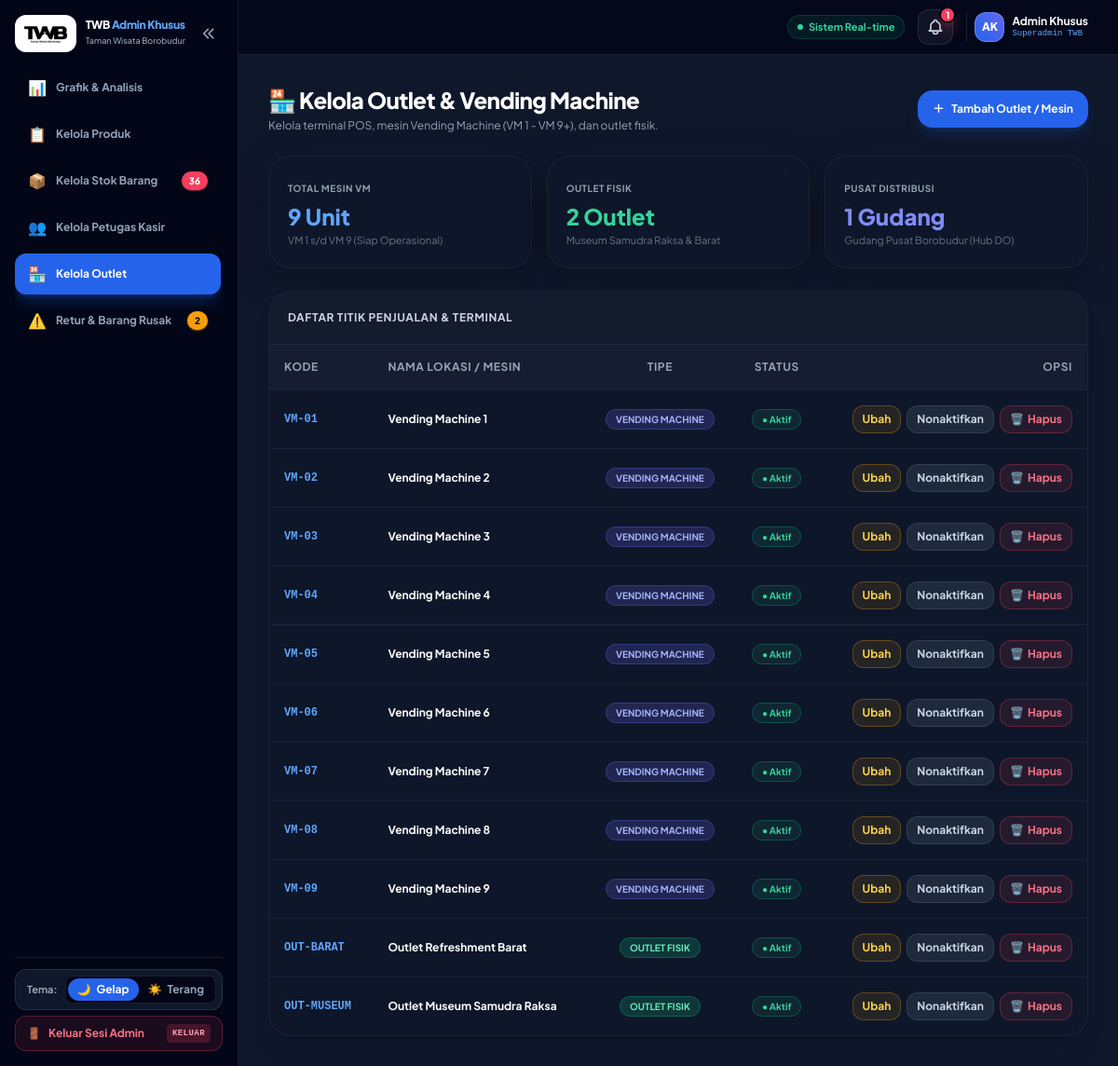
Page /dashboard.php?page=outlet (signed in) on the committed database.
### tables this page shows
CREATE TABLE `locations` (
  `id` int(11) NOT NULL AUTO_INCREMENT,
  `code` varchar(50) NOT NULL,
  `name` varchar(150) NOT NULL,
  `type` enum('warehouse','pos','vm','outlet') NOT NULL,
  `parent_id` int(11) DEFAULT NULL,
  `address` text DEFAULT NULL,
  `status` enum('active','inactive','maintenance') NOT NULL DEFAULT 'active',
  `notes` text DEFAULT NULL,
  `created_at` timestamp NOT NULL DEFAULT current_timestamp(),
  `updated_at` timestamp NOT NULL DEFAULT current_timestamp() ON UPDATE current_timestamp(),
  PRIMARY KEY (`id`),
  UNIQUE KEY `idx_locations_code` (`code`),
  KEY `idx_locations_parent` (`parent_id`),
  CONSTRAINT `fk_locations_parent` FOREIGN KEY (`parent_id`) REFERENCES `locations` (`id`) ON DELETE SET NULL
);

### views/dashboard/outlet.php (the view, shortened to what this page needs)
<?php
$outlets = $conn->query("SELECT * FROM `locations` WHERE `type` IN ('outlet', 'vm', 'pos') ORDER BY `type` ASC, `code` ASC");
?>
<div class="space-y-6">
    <div class="flex flex-col sm:flex-row justify-between items-start sm:items-center gap-4">
        <div>
            <h2 class="text-2xl font-black text-white tracking-tight">🏪 Kelola Outlet & Vending Machine</h2>
            <p class="text-xs text-slate-400 mt-1">Kelola terminal POS, mesin Vending Machine (VM 1 - VM 9+), dan outlet fisik.</p>
        </div>
        <button onclick="bukaModal('modal-add-outlet')" class="bg-blue-600 hover:bg-blue-500 text-white font-bold text-xs px-4 py-3 rounded-2xl shadow-lg shadow-blue-600/20 flex items-center gap-2 transition">
            <span>＋</span> <span>Tambah Outlet / Mesin</span>
        </button>
    </div>
    <div class="grid grid-cols-1 sm:grid-cols-3 gap-4">
        <div class="glass-card-dark p-5 rounded-3xl border border-white/5">
            <span class="text-[10px] font-bold text-slate-400 uppercase tracking-wider">Total Mesin VM</span>
            <h3 class="text-2xl font-black text-blue-400 mt-1">9 Unit</h3>
            <p class="text-[11px] text-slate-500 mt-0.5">VM 1 s/d VM 9 (Siap Operasional)</p>
        </div>
        <div class="glass-card-dark p-5 rounded-3xl border border-white/5">
            <span class="text-[10px] font-bold text-slate-400 uppercase tracking-wider">Outlet Fisik</span>
            <h3 class="text-2xl font-black text-emerald-400 mt-1">2 Outlet</h3>
            <p class="text-[11px] text-slate-500 mt-0.5">Museum Samudra Raksa & Barat</p>
        </div>
        <div class="glass-card-dark p-5 rounded-3xl border border-white/5">
            <span class="text-[10px] font-bold text-slate-400 uppercase tracking-wider">Pusat Distribusi</span>
            <h3 class="text-2xl font-black text-indigo-400 mt-1">1 Gudang</h3>
            <p class="text-[11px] text-slate-500 mt-0.5">Gudang Pusat Borobudur (Hub DO)</p>
        </div>
    </div>
    <div class="glass-card-dark rounded-3xl border border-white/5 overflow-hidden shadow-xl">
        <div class="p-5 border-b border-white/5 flex justify-between items-center bg-white/[0.02]">
            <h3 class="text-xs font-bold uppercase tracking-wider text-slate-300">Daftar Titik Penjualan & Terminal</h3>
        </div>
        <div class="overflow-x-auto">
            <table class="w-full text-left text-xs">
                <thead>
                    <tr class="bg-white/[0.03] text-slate-400 font-bold uppercase tracking-wider border-b border-white/5">
                        <th class="p-4">Kode</th>
                        <th class="p-4">Nama Lokasi / Mesin</th>
                        <th class="p-4 text-center">Tipe</th>
                        <th class="p-4 text-center">Status</th>
                        <th class="p-4 text-right">Opsi</th>
                    </tr>
                </thead>
                <tbody class="divide-y divide-white/5 font-medium text-slate-300">
                    <?php while ($loc = $outlets->fetch_assoc()): ?>
                    <tr class="hover:bg-white/[0.02] transition">
                        <td class="p-4 font-mono font-bold text-blue-400"><?= htmlspecialchars($loc['code']) ?></td>
                        <td class="p-4 font-bold text-white"><?= htmlspecialchars($loc['name']) ?></td>
                        <td class="p-4 text-center">
                            <?php if ($loc['type'] === 'vm'): ?>
                                <span class="bg-indigo-500/20 text-indigo-300 border border-indigo-500/30 px-2.5 py-1 rounded-full text-[10px] font-bold uppercase">Vending Machine</span>
                            <?php elseif ($loc['type'] === 'outlet'): ?>
                                <span class="bg-emerald-500/20 text-emerald-300 border border-emerald-500/30 px-2.5 py-1 rounded-full text-[10px] font-bold uppercase">Outlet Fisik</span>
                            <?php else: ?>
                                <span class="bg-slate-500/20 text-slate-300 border border-slate-500/30 px-2.5 py-1 rounded-full text-[10px] font-bold uppercase"><?= htmlspecialchars($loc['type']) ?></span>
                            <?php endif; ?>
                        </td>
                        <td class="p-4 text-center">
                            <?php if ($loc['status'] === 'active'): ?>
                                <span class="bg-emerald-500/10 text-emerald-400 border border-emerald-500/30 px-2.5 py-1 rounded-full text-[10px] font-bold">● Aktif</span>
                            <?php else: ?>
                                <span class="bg-rose-500/10 text-rose-400 border border-rose-500/30 px-2.5 py-1 rounded-full text-[10px] font-bold">○ Nonaktif</span>
                            <?php endif; ?>
                        </td>
                        <td class="p-4 text-right">
                            <div class="flex items-center justify-end gap-1.5">
                                <button onclick="bukaEditOutlet(<?= $loc['id'] ?>, '<?= htmlspecialchars($loc['code'], ENT_QUOTES) ?>', '<?= htmlspecialchars($loc['name'], ENT_QUOTES) ?>', '<?= $loc['type'] ?>', '<?= $loc['status'] ?>')" class="bg-amber-500/10 hover:bg-amber-500/20 text-amber-300 border border-amber-500/30 px-2.5 py-1.5 rounded-xl font-bold text-xs transition">
                                    Ubah
                                </button>
                                <form method="POST" class="inline" onsubmit="return confirmSubmitForm(event, this, { title: 'Ubah Status Lokasi?', message: 'Apakah Anda ingin mengubah status operasional lokasi <?= htmlspecialchars($loc['name'], ENT_QUOTES) ?>?', type: 'warning', icon: '🔄', confirmText: 'Ya, Ubah Status' })">
                                    <button type="submit" class="bg-slate-800 hover:bg-slate-700 text-slate-300 px-2.5 py-1.5 rounded-xl font-bold text-xs border border-white/10 transition">
                                        <?= ($loc['status'] === 'active') ? 'Nonaktifkan' : 'Aktifkan' ?>
                                    </button>
                                </form>
                                <?php if ($loc['id'] != 1): ?>
                                <form method="POST" class="inline" onsubmit="return confirmSubmitForm(event, this, { title: 'Hapus Lokasi Outlet / VM?', message: 'Apakah Anda yakin ingin menghapus permanen <?= htmlspecialchars($loc['name'], ENT_QUOTES) ?> (<?= htmlspecialchars($loc['code'], ENT_QUOTES) ?>)? Tindakan ini tidak dapat dibatalkan.', type: 'danger', icon: '🗑️', confirmText: 'Ya, Hapus Lokasi' })">
                                    <button type="submit" class="bg-rose-500/10 hover:bg-rose-500/20 text-rose-400 border border-rose-500/30 px-2.5 py-1.5 rounded-xl font-bold text-xs transition flex items-center gap-1" title="Hapus Titik Outlet / Terminal">
                                        <span>🗑️</span> <span>Hapus</span>
                                    </button>
                                </form>
                                <?php endif; ?>
                            </div>
                        </td>
                    </tr>
                    <?php endwhile; ?>
                </tbody>
            </table>
        </div>
    </div>
</div>

### assets/css/glassmorphism.css (style rules this page uses)
:root { --glass-bg: rgba(255, 255, 255, 0.7); --glass-bg-dark: rgba(15, 23, 42, 0.75); --glass-border: rgba(255, 255, 255, 0.25); --glass-border-dark: rgba(255, 255, 255, 0.08); --glass-blur: blur(16px); --glass-blur-lg: blur(24px); --glass-shadow: 0 8px 32px 0 rgba(31, 38, 135, 0.07); --glass-shadow-lg: 0 12px 40px 0 rgba(0, 0, 0, 0.25); }
.glass-card-dark { background: var(--glass-bg-dark); backdrop-filter: var(--glass-blur); -webkit-backdrop-filter: var(--glass-blur); border: 1px solid var(--glass-border-dark); box-shadow: var(--glass-shadow-lg); }

### views/layouts/header.php (style rules this page uses)
body { font-family: 'Plus Jakarta Sans', sans-serif; }

### rows in the picture
locations: code "VM-01", name "Vending Machine 1", type "VENDING MACHINE", status "● Aktif"
locations: code "VM-02", name "Vending Machine 2", type "VENDING MACHINE", status "● Aktif"
locations: code "VM-03", name "Vending Machine 3", type "VENDING MACHINE", status "● Aktif"
locations: code "VM-04", name "Vending Machine 4", type "VENDING MACHINE", status "● Aktif"
locations: code "VM-05", name "Vending Machine 5", type "VENDING MACHINE", status "● Aktif"
locations: code "VM-06", name "Vending Machine 6", type "VENDING MACHINE", status "● Aktif"
locations: code "VM-07", name "Vending Machine 7", type "VENDING MACHINE", status "● Aktif"
locations: code "VM-08", name "Vending Machine 8", type "VENDING MACHINE", status "● Aktif"
locations: code "VM-09", name "Vending Machine 9", type "VENDING MACHINE", status "● Aktif"
locations: code "OUT-BARAT", name "Outlet Refreshment Barat", type "OUTLET FISIK", status "● Aktif"
locations: code "OUT-MUSEUM", name "Outlet Museum Samudra Raksa", type "OUTLET FISIK", status "● Aktif"

### other values in the picture
$countKritisStok "36"
$countReturPending "2"
$unreadCount "1"
